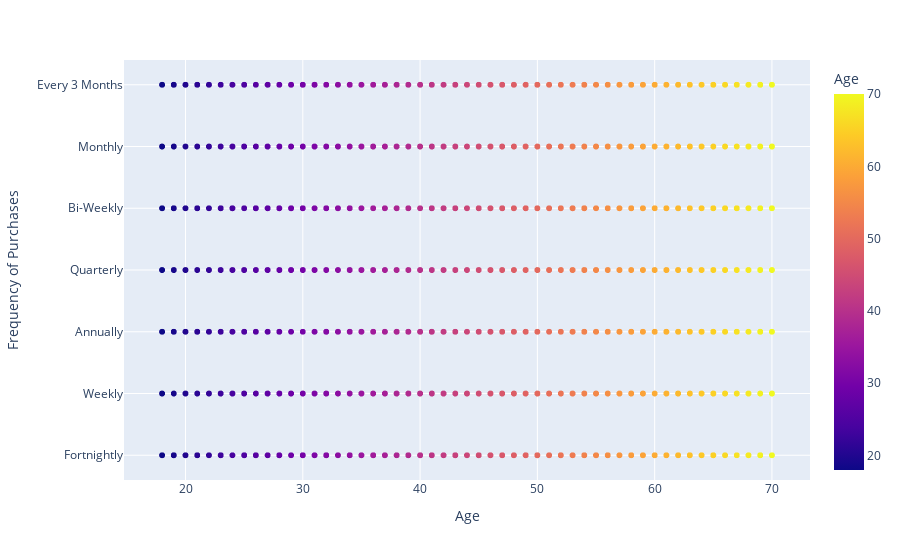

Notebook source saved alongside this figure:
### Code cell
fig = px.scatter(df,df['Age'],df['Frequency of Purchases'], color='Age')
fig.show()

### Figure 1 — Plotly figure (JSON) as saved in the notebook; plotly's stock layout.template omitted (floating-point values rounded to 4 significant figures; data arrays with more than 128 entries replaced by an {"elided": "..."} marker saying what was removed)
{"data": [{"hovertemplate": "Age=%{marker.color}<br>Frequency of Purchases=%{y}<extra></extra>", "legendgroup": "", "marker": {"color": {"elided": "3900 int values"}, "coloraxis": "coloraxis", "symbol": "circle"}, "mode": "markers", "name": "", "showlegend": false, "type": "scattergl", "x": {"elided": "3900 int values"}, "xaxis": "x", "y": {"elided": "3900 str values"}, "yaxis": "y"}], "layout": {"coloraxis": {"colorbar": {"title": {"text": "Age"}}, "colorscale": [[0, "#0d0887"], [0.1111, "#46039f"], [0.2222, "#7201a8"], [0.3333, "#9c179e"], [0.4444, "#bd3786"], [0.5556, "#d8576b"], [0.6667, "#ed7953"], [0.7778, "#fb9f3a"], [0.8889, "#fdca26"], [1, "#f0f921"]]}, "legend": {"tracegroupgap": 0}, "margin": {"t": 60}, "xaxis": {"anchor": "y", "domain": [0, 1], "title": {"text": "Age"}}, "yaxis": {"anchor": "x", "domain": [0, 1], "title": {"text": "Frequency of Purchases"}}}}
